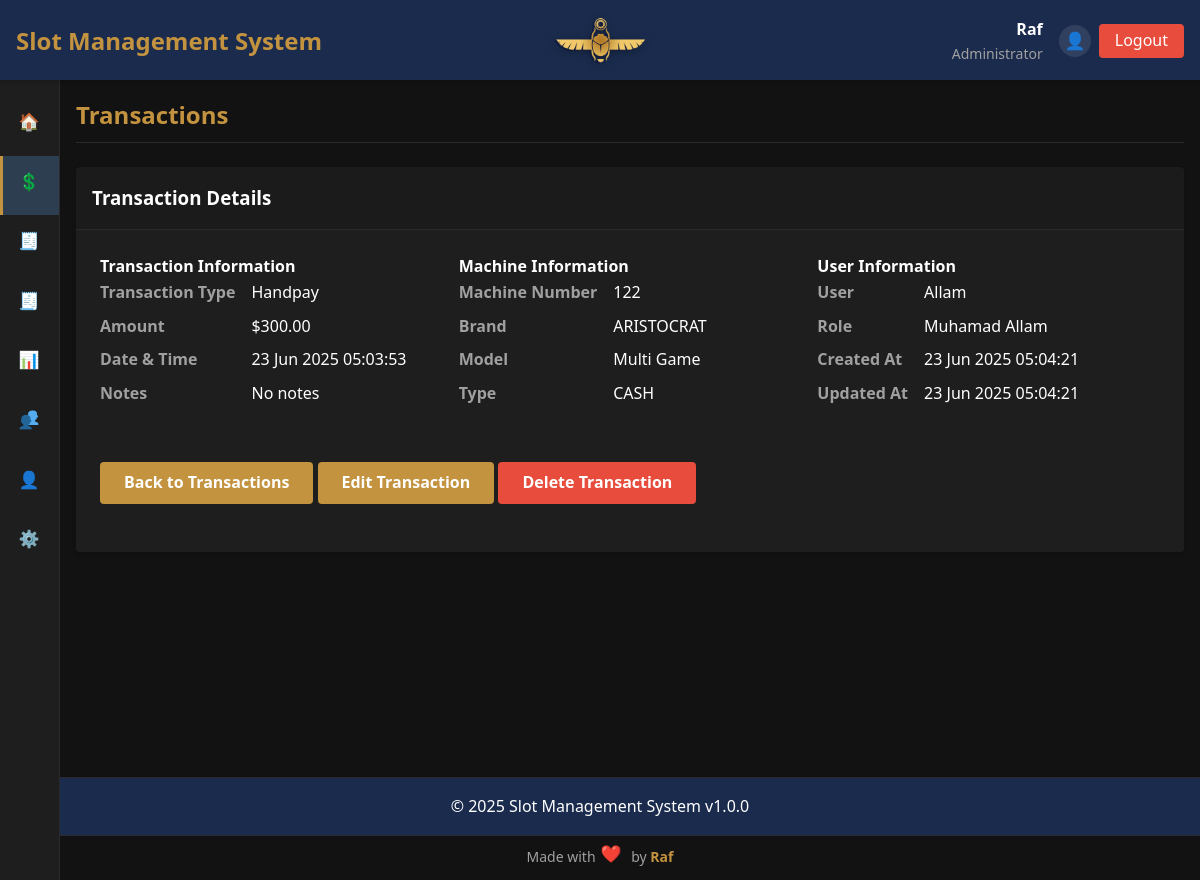
Page /index.php?page=transactions&action=view&id=79 (signed in) on the earlier database version.
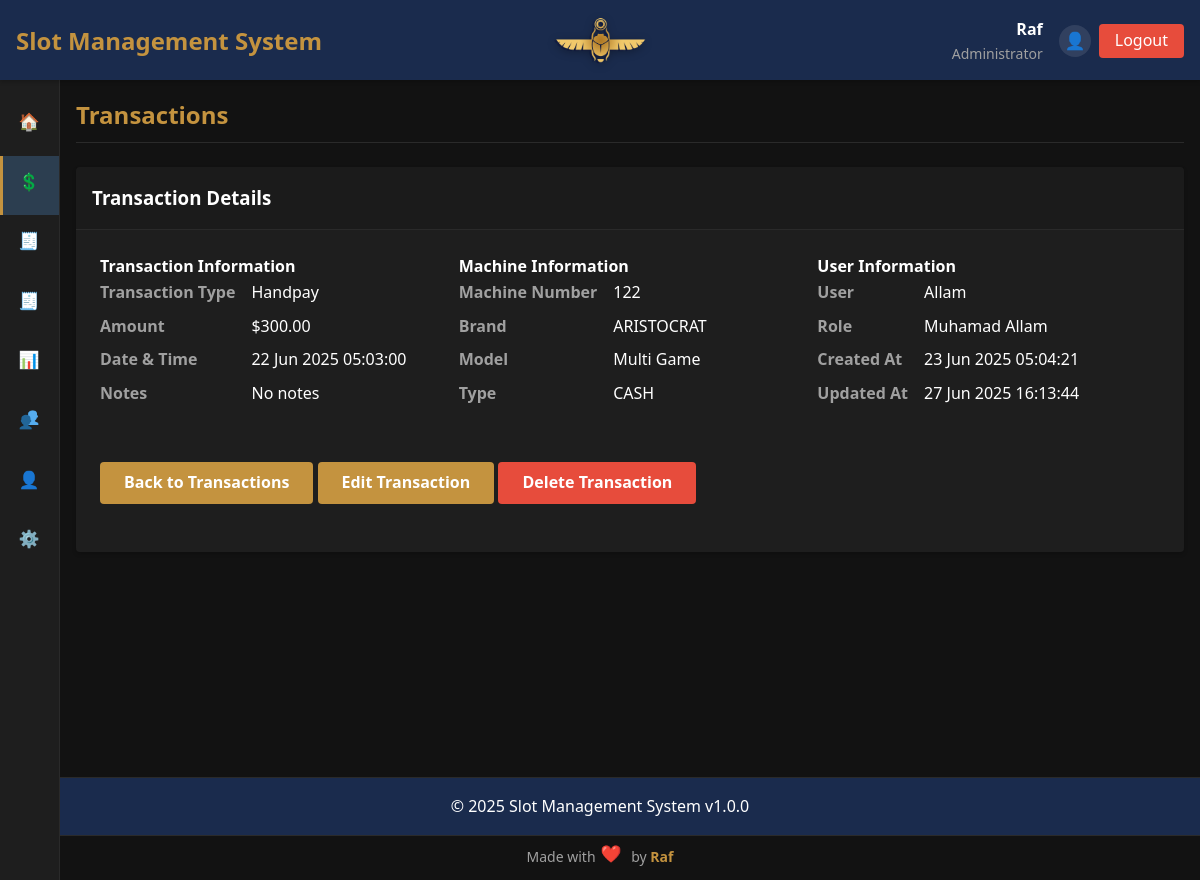
Same page on the later database version.
### tables this page shows
CREATE TABLE `transactions` (
  `id` int NOT NULL AUTO_INCREMENT,
  `machine_id` int NOT NULL,
  `transaction_type_id` int NOT NULL,
  `amount` decimal(10,2) NOT NULL,
  `timestamp` timestamp NOT NULL DEFAULT CURRENT_TIMESTAMP,
  `user_id` int NOT NULL,
  `notes` text,
  `created_at` timestamp NULL DEFAULT CURRENT_TIMESTAMP,
  `updated_at` timestamp NULL DEFAULT CURRENT_TIMESTAMP ON UPDATE CURRENT_TIMESTAMP,
  PRIMARY KEY (`id`),
  KEY `machine_id` (`machine_id`),
  KEY `transaction_type_id` (`transaction_type_id`),
  KEY `user_id` (`user_id`)
);

CREATE TABLE `transaction_types` (
  `id` int NOT NULL AUTO_INCREMENT,
  `name` varchar(50) NOT NULL,
  `category` enum('OUT','DROP') NOT NULL,
  `description` text,
  `created_at` timestamp NULL DEFAULT CURRENT_TIMESTAMP,
  `updated_at` timestamp NULL DEFAULT CURRENT_TIMESTAMP ON UPDATE CURRENT_TIMESTAMP,
  PRIMARY KEY (`id`),
  UNIQUE KEY `name` (`name`)
);

CREATE TABLE `machines` (
  `id` int NOT NULL AUTO_INCREMENT,
  `machine_number` varchar(50) NOT NULL,
  `brand_id` int DEFAULT NULL,
  `model` varchar(100) NOT NULL,
  `type_id` int DEFAULT NULL,
  `credit_value` decimal(10,2) NOT NULL,
  `manufacturing_year` int DEFAULT NULL,
  `ip_address` varchar(15) DEFAULT NULL,
  `mac_address` varchar(17) DEFAULT NULL,
  `serial_number` varchar(100) DEFAULT NULL,
  `status` enum('Active','Inactive','Maintenance','Reserved') NOT NULL DEFAULT 'Active',
  `created_at` timestamp NULL DEFAULT CURRENT_TIMESTAMP,
  `updated_at` timestamp NULL DEFAULT CURRENT_TIMESTAMP ON UPDATE CURRENT_TIMESTAMP,
  PRIMARY KEY (`id`),
  UNIQUE KEY `machine_number` (`machine_number`),
  UNIQUE KEY `serial_number` (`serial_number`),
  KEY `brand_id` (`brand_id`),
  KEY `type_id` (`type_id`)
);

CREATE TABLE `brands` (
  `id` int NOT NULL AUTO_INCREMENT,
  `name` varchar(100) NOT NULL,
  `description` text,
  `created_at` timestamp NULL DEFAULT CURRENT_TIMESTAMP,
  `updated_at` timestamp NULL DEFAULT CURRENT_TIMESTAMP ON UPDATE CURRENT_TIMESTAMP,
  PRIMARY KEY (`id`),
  UNIQUE KEY `name` (`name`)
);

CREATE TABLE `machine_types` (
  `id` int NOT NULL AUTO_INCREMENT,
  `name` varchar(50) NOT NULL,
  `description` text,
  `created_at` timestamp NULL DEFAULT CURRENT_TIMESTAMP,
  `updated_at` timestamp NULL DEFAULT CURRENT_TIMESTAMP ON UPDATE CURRENT_TIMESTAMP,
  PRIMARY KEY (`id`),
  UNIQUE KEY `name` (`name`)
);

CREATE TABLE `users` (
  `id` int NOT NULL AUTO_INCREMENT,
  `username` varchar(50) NOT NULL,
  `password` varchar(255) NOT NULL,
  `name` varchar(100) NOT NULL,
  `email` varchar(100) NOT NULL,
  `role` enum('admin','editor','viewer') NOT NULL,
  `status` enum('Active','Inactive','Maintenance','Reserved') NOT NULL DEFAULT 'Active',
  `created_at` timestamp NULL DEFAULT CURRENT_TIMESTAMP,
  `updated_at` timestamp NULL DEFAULT CURRENT_TIMESTAMP ON UPDATE CURRENT_TIMESTAMP,
  PRIMARY KEY (`id`),
  UNIQUE KEY `username` (`username`),
  UNIQUE KEY `email` (`email`)
);

### config/config.php (called while the page is built, shortened)
<?php
$app_name = 'Slot Management System';
$app_version = '1.0.0';
    ?>
    <?php
$user_roles = [
    'admin' => 'Administrator',
    'editor' => 'Editor',
    'viewer' => 'Viewer'
];
?>

### includes/functions.php (called while the page is built, shortened)
<?php
if (!function_exists('format_datetime')) {
    function format_datetime($timestamp, $format = 'd M Y H:i:s') {
        try {
            $dt = new DateTime($timestamp, new DateTimeZone('UTC'));
            $dt->setTimezone(new DateTimeZone('Africa/Cairo'));
            return $dt->format($format);
        } catch (Exception $e) {
            return 'Invalid date';
        }
    }
}
function has_permission($required_role) {
    $user_role = $_SESSION['user_role'] ?? '';
    if ($user_role === 'admin') {
        return true;
    }
    return false;
}
function format_currency($amount) {
    return '$' . number_format((float)$amount, 2);
}
function icon($name) {
    return ICON_PATH . '/' . $name . '.png';
}
?>

### pages/transactions/view.php (the view, shortened to what this page needs)
<?php
$transaction_id = $_GET['id'];
try {
    $stmt = $conn->prepare("
        SELECT t.*,
               m.machine_number, m.model,
               mt.name as machine_type,
               b.name as brand_name,
               tt.name as transaction_type, tt.category,
               u.username, u.name as user_name
        FROM transactions t
        JOIN machines m ON t.machine_id = m.id
        LEFT JOIN machine_types mt ON m.type_id = mt.id
        LEFT JOIN brands b ON m.brand_id = b.id
        JOIN transaction_types tt ON t.transaction_type_id = tt.id
        JOIN users u ON t.user_id = u.id
        WHERE t.id = ?
    ");
    $stmt->execute([$transaction_id]);
    $transaction = $stmt->fetch();
} catch (PDOException $e) {
    header("Location: index.php?page=transactions&message=Error retrieving transaction: " . urlencode($e->getMessage()));
    exit;
}
?>
<div class="transaction-view fade-in">
    <div class="card">
        <div class="card-header">
            <h3>Transaction Details</h3>
        </div>
        <div class="card-body">
            <div class="row">
                <div class="col">
                    <h4 class="section-title">Transaction Information</h4>
                    <dl class="detail-list">
                        <dt>Transaction Type</dt>
                        <dd>
                            <span <?php echo strtolower($transaction['category']); ?>">
                                <?php echo htmlspecialchars($transaction['transaction_type']); ?>
                            </span>
                        </dd>
                        <dt>Amount</dt>
                        <dd><?php echo format_currency($transaction['amount']); ?></dd>
                        <dt>Date & Time</dt>
                        <dd><?php echo htmlspecialchars(format_datetime($transaction['timestamp'], 'd M Y H:i:s')); ?></dd>
                        <dt>Notes</dt>
                        <dd><?php echo nl2br(htmlspecialchars($transaction['notes'] ?? 'No notes')); ?></dd>
                    </dl>
                </div>
                <div class="col">
                    <h4 class="section-title">Machine Information</h4>
                    <dl class="detail-list">
                        <dt>Machine Number</dt>
                        <dd><?php echo htmlspecialchars($transaction['machine_number']); ?></dd>
                        <dt>Brand</dt>
                        <dd><?php echo htmlspecialchars($transaction['brand_name'] ?? 'N/A'); ?></dd>
                        <dt>Model</dt>
                        <dd><?php echo htmlspecialchars($transaction['model']); ?></dd>
                        <dt>Type</dt>
                        <dd><?php echo htmlspecialchars($transaction['machine_type']); ?></dd>
                    </dl>
                </div>
                <div class="col">
                    <h4 class="section-title">User Information</h4>
                    <dl class="detail-list">
                        <dt>User</dt>
                        <dd><?php echo htmlspecialchars($transaction['username']); ?></dd>
                        <dt>Role</dt>
                        <dd><?php echo htmlspecialchars($transaction['user_name']); ?></dd>
                        <dt>Created At</dt>
                        <dd><?php echo format_datetime($transaction['created_at'], 'd M Y H:i:s'); ?></dd>
                        <dt>Updated At</dt>
                        <dd><?php echo format_datetime($transaction['updated_at'], 'd M Y H:i:s'); ?></dd>
                    </dl>
                </div>
            </div>
            <div class="form-group" style="margin-top: 2rem;">
                <a href="index.php?page=transactions" class="btn btn-primary">Back to Transactions</a>
                <?php if ($can_edit): ?>
                    <a href="index.php?page=transactions&action=edit&id=<?php echo $transaction_id; ?>" class="btn btn-primary">Edit Transaction</a>
                    <a href="index.php?page=transactions&action=delete&id=<?php echo $transaction_id; ?>" class="btn btn-danger" onclick="return confirm('Are you sure you want to delete this transaction?')">Delete Transaction</a>
                <?php endif; ?>
            </div>
        </div>
    </div>
</div>

### includes/header.php (shortened to what this page needs)
<?php
$page = $_GET['page'] ?? 'dashboard';
?>
<!DOCTYPE html>
<html lang="en">
<head>
    <link rel="stylesheet" href="assets/css/styles.css">
</head>
<body>
    <div class="app-container">
        <header class="app-header">
            <div class="logo">
                <h1><?php echo $app_name; ?></h1>
			</div>
			<div class="logopic">
				<img src="<?= icon('sgc') ?>" alt="Logo" />
			</div>
			<div class="user-info">
                <div class="user-details">
                    <span class="username"><?php echo $_SESSION['username']; ?></span>
                    <span class="role"><?php echo $user_roles[$_SESSION['user_role']]; ?></span>
                </div>
                <div class="user-actions">
                    <a href="index.php?page=profile" class="profile-btn" title="My Profile">
                        <span class="menu-icon"><img src="<?= icon('profile') ?>" alt="Profile" /></span>
                    </a>
                    <a href="logout.php" class="logout-btn">Logout</a>
                </div>
            </div>
        </header>
        <div class="main-container">
            <aside class="sidebar" id="sidebar">
    <nav class="main-nav">
        <ul>
            <li><a href="index.php?page=dashboard" class="<?= $page == 'dashboard' ? 'active' : '' ?>">
                <span class="menu-icon"><img src="<?= icon('home') ?>" alt="Dashboard" /></span>
            </a></li>
            <li><a href="index.php?page=transactions" class="<?= $page == 'transactions' ? 'active' : '' ?>">
                <span class="menu-icon"><img src="<?= icon('dollar-sign') ?>" alt="transactions" /></span>
            </a></li>
            <li><a href="index.php?page=general_report" class="<?= $page == 'general_report' ? 'active' : '' ?>">
                <span class="menu-icon"><img src="<?= icon('report') ?>" alt="general_report" /></span>
            </a></li>
            <li><a href="index.php?page=reports" class="<?= $page == 'reports' ? 'active' : '' ?>">
                <span class="menu-icon"><img src="<?= icon('report') ?>" alt="reports" /></span>
            </a></li>
			<li><a href="index.php?page=custom_report" class="<?= $page == 'custom_report' ? 'active' : '' ?>">
                <span class="menu-icon"><img src="<?= icon('report-chart') ?>" alt="custom_report" /></span>
            </a></li>
            <li><a href="index.php?page=guest_tracking" class="<?= $page == 'guest_tracking' ? 'active' : '' ?>">
                <span class="menu-icon"><img src="<?= icon('users') ?>" alt="guest_tracking" /></span>
            </a></li>
            <li><a href="index.php?page=profile" class="<?= $page == 'profile' ? 'active' : '' ?>">
                <span class="menu-icon"><img src="<?= icon('profile') ?>" alt="profile" /></span>
            </a></li>
            <?php if ($_SESSION['user_role'] == 'admin'): ?>
			<li class="settings-menu <?= in_array($page, ['machines', 'brands', 'machine_types', 'machine_groups', 'users']) ? 'open active' : '' ?>">
                <a href="#" class="settings-toggle">
                    <span class="menu-icon"><img src="<?= icon('settings') ?>" alt="Settings" /></span>
                </a>
            </li>
            <?php endif; ?>
        </ul>
    </nav>
</aside>
            <main class="content">
                <div class="page-header">
                    <h2><?php echo ucfirst($page == 'custom_report' ? 'Custom Report' : ($page == 'general_report' ? 'General Report' : ($page == 'guest_tracking' ? 'Guest Tracking' : $page))); ?></h2>
                </div>
                <div class="page-content">

### index.php (shortened to what this page needs)
<?php
require_once 'config/config.php';
require_once 'includes/functions.php';
include 'includes/header.php';
$page = isset($_GET['page']) ? $_GET['page'] : 'dashboard';
$allowed = true;
if ($allowed) {
    $file_path = 'pages/' . $page . '.php';
    if (file_exists($file_path)) {
        include $file_path;
    } else {
        include 'pages/404.php';
    }
} else {
    include 'pages/access_denied.php';
}
include 'includes/footer.php';
?>

### pages/transactions.php (shortened to what this page needs)
<?php
$action = isset($_GET['action']) ? $_GET['action'] : 'list';
$can_edit = has_permission('editor');
switch ($action) {
    case 'view':
        include 'transactions/view.php';
        break;
}

### includes/footer.php (shortened to what this page needs)
</div>
            </main>
        </div>
        <footer class="app-footer">
            <div class="footer-content">
                <p>&copy; <?php echo date('Y'); ?> <?php echo $app_name; ?> v<?php echo $app_version; ?></p>
            </div>
        </footer>
        <div class="footer-credit">
            <p>Made with <span class="menu-icon heart"><img src="<?= icon('heart') ?>" alt="heart" /></span>by <strong>Raf</strong></p>
        </div>
    </div>
</body>
</html>

Differences in the rows shown:
changed transactions "No notes": timestamp "23 Jun 2025 05:03:53" → "22 Jun 2025 05:03:00"; updated_at "23 Jun 2025 05:04:21" → "27 Jun 2025 16:13:44"
